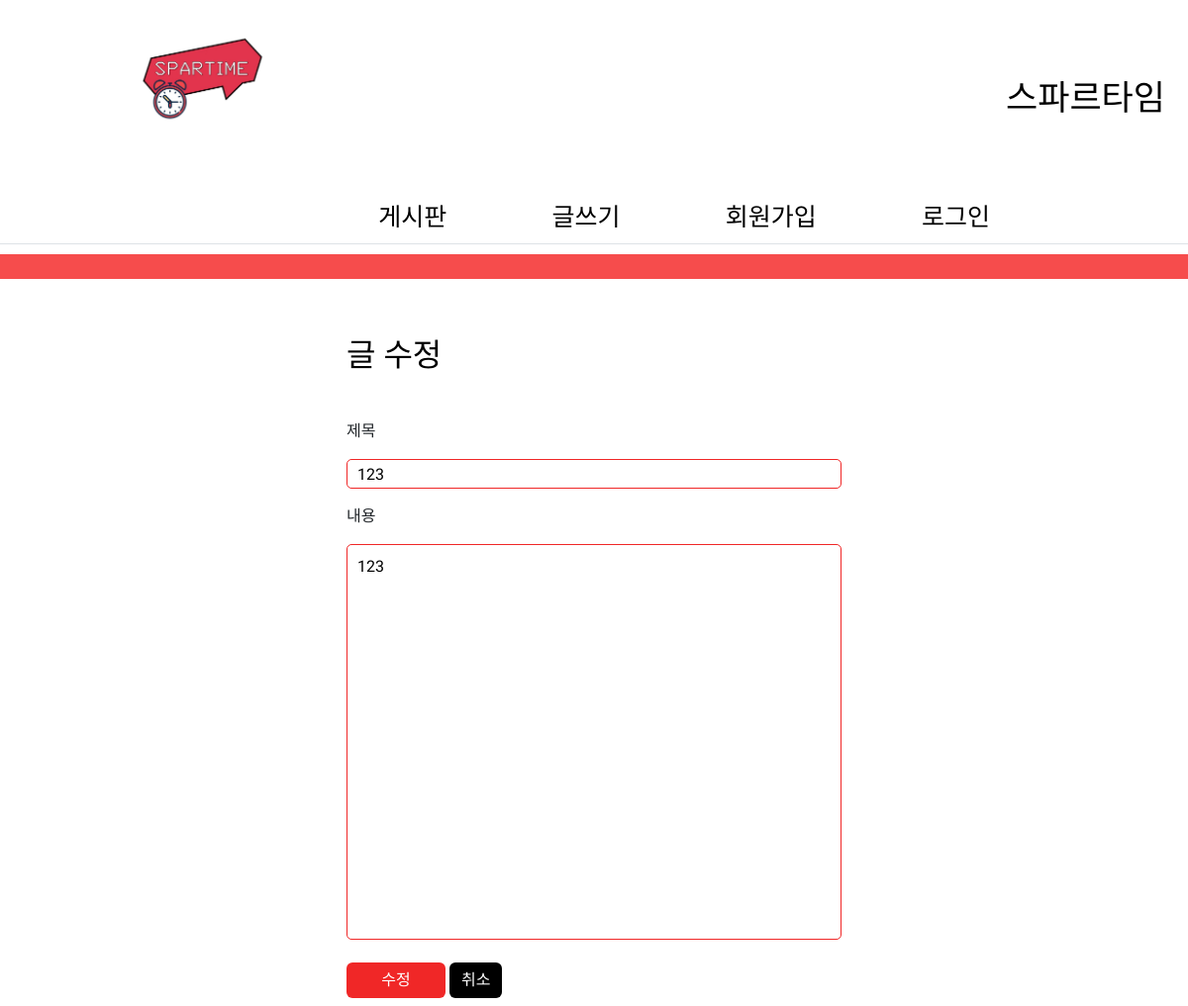
Before: /edit/1 with the older database file.
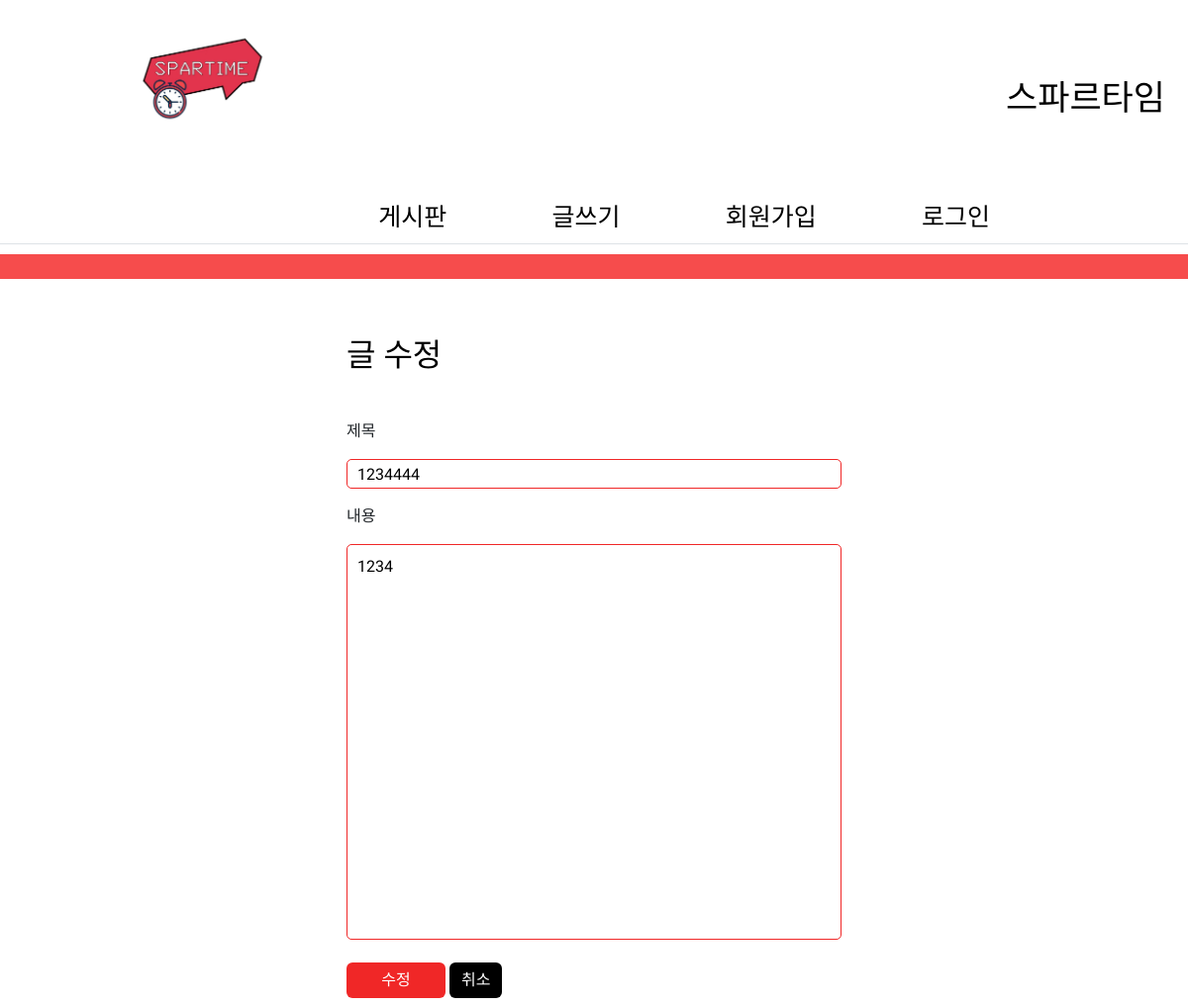
After: the same page with the newer database file.
### app.py (models this page shows, shortened)
class Post(db.Model):
    post_id = db.Column(db.Integer, primary_key=True, autoincrement=True)
    post_title = db.Column(db.String(100), nullable=False)
    post_content = db.Column(db.Text, nullable=False)
    post_created_at = db.Column(
        db.DateTime, nullable=False, default=lambda: datetime.now().replace(microsecond=0))
    post_author = db.Column(db.String(50), nullable=False,
                            default='익명')

### app.py (the view)
@app.route('/edit/<int:id>', methods=['GET'])
def edit_post(id):
    post = Post.query.get_or_404(id)
    return render_template('edit.html', post=post, is_edit=True)

### templates/edit.html (shortened to what this page needs)
<!DOCTYPE html>
<html lang="en">
<head>
    <link href="https://cdn.jsdelivr.net/npm/bootstrap@5.3.0/dist/css/bootstrap.min.css" rel="stylesheet"
>
    <link rel="stylesheet" type="text/css" href="{{ url_for('static', filename='style.css') }}">
    <link rel="stylesheet" type="text/css" href="{{ url_for('static', filename='style2.css') }}">
    <link rel="stylesheet" type="text/css" href="{{ url_for('static', filename='w_style.css') }}">
    <link rel="stylesheet" type="text/css" href="{{ url_for('static', filename='log_style.css') }}">
    <link rel="stylesheet" type="text/css" href="{{ url_for('static', filename='sub_style.css') }}">
</head>
<body>
    <nav class="navbar border-bottom border-body justify-content-space-between" data-bs-theme="white">
        <div class="ms-3 d-flex align-items-center">
            <img src="{{ url_for('static', filename='images/logo.png') }}" id=ms-3_img alt="로고">
        </div>
        <nav class="navbar navbar-expand-lg">
            <div class="container-fluid">
                <div class="collapse navbar-collapse" id="navbarNav">
                    <ul class="navbar-nav">
                        <li class="nav-item">
                            <a class="nav-link" aria-current="page" id="spartime_banner" href="#">스파르타임</a>
                        </li>
                    </ul>
                </div>
            </div>
        </nav>
        <div class="ms-auto">
            <div class="menu">
                <a class="nav-link" href="/">게시판</a>
            </div>
            <div class="menu">
                <a class="nav-link" href="/writing.html">글쓰기</a>
            </div>
            <div class="menu">
                <a class="nav-link" href="/register">회원가입</a>
            </div>
            <div class="menu">
                <a class="nav-link" href='/login.html'>로그인</a>
            </div>
        </div>
    </nav>
    <div class="navbar-divider"></div>
</body>
<form action="/edit/{{ post.post_id }}" method="POST">
    <table>
        <tr>
            <td>
                <h2>글 수정</h2>
            </td>
        </tr>
        <tr>
            <td class="header">제목</td>
        </tr>
        <tr>
            <td><input type="text" name="title" value="{{ post.post_title }}"></td>
        </tr>
        <tr>
            <td class="header">내용</td>
        </tr>
        <tr>
            <td><textarea name="content">{{ post.post_content }}</textarea></td>
        </tr>
        <tr>
            <td>
                <button id="postButton" class="btn btn-primary">수정</button>
                <a href="{{ url_for('index') }}" class="btn btn-secondary">취소</a>
            </td>
        </tr>
    </table>
</form>

Changed rows visible on the page:
changed Post: title "123" → "1234444"; content "123" → "1234"
